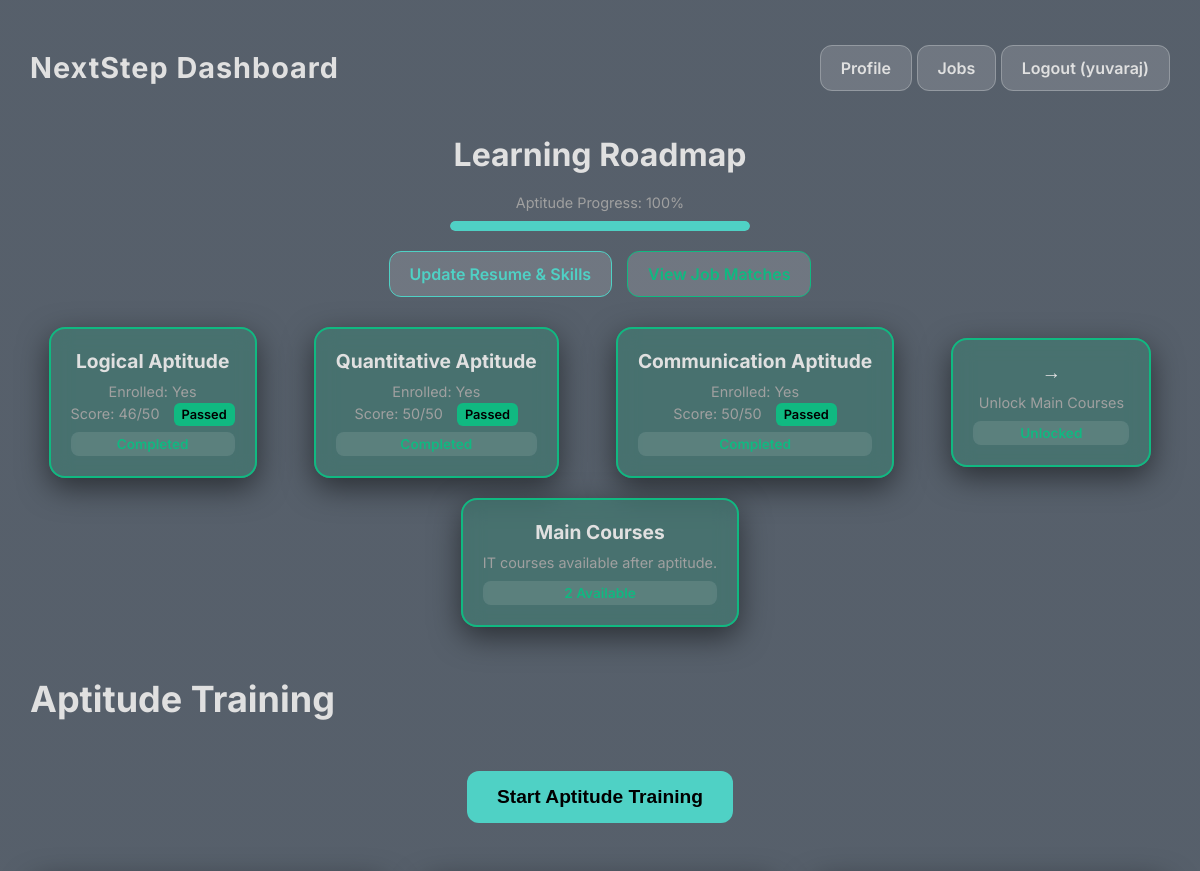
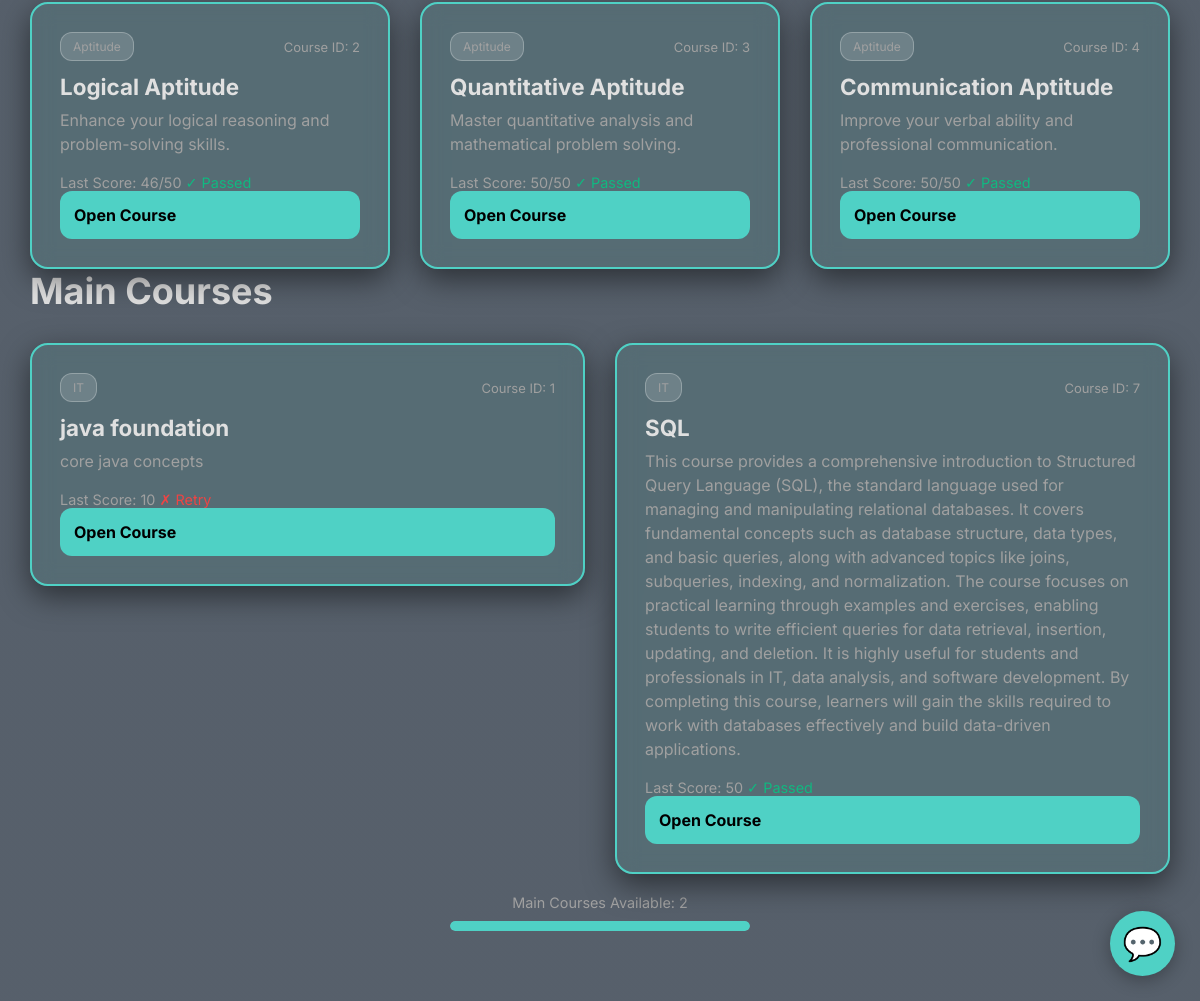
Screenshot of /student (signed in) with the database file from the repository (2 pictures, top to bottom).
### tables this page shows
CREATE TABLE users(
        id integer primary key autoincrement,
        name text,
        email text unique,
        password text,
        education text default '',
        experience text default '',
        skills text default '',
        resume_url text default ''
    , projects TEXT DEFAULT '');

CREATE TABLE enrollments(id integer primary key autoincrement,user_id integer,course_id integer,completed integer default 0, last_page INTEGER DEFAULT 1,unique(user_id,course_id));

CREATE TABLE courses(
        id integer primary key autoincrement,
        title text,
        description text,
        video_url text,
        category text,
        order_index integer default 0
    , pdf_file TEXT DEFAULT '');

### app.py (the view)
@app.route("/student")
def student_index():
    u = current_user()
    if not u:
        return redirect(url_for("index"))
    conn = db()
    all_courses_query = conn.execute("select c.*, e.id as enrolled, e.completed from courses c left join enrollments e on e.course_id=c.id and e.user_id=? order by c.order_index ASC", (u["id"],)).fetchall()
    all_courses = [dict(row) for row in all_courses_query]
    last_marks = {}
    seen_courses = set()
    mark_rows = conn.execute("select course_id, score from marks where user_id=? order by created_at desc", (u["id"],)).fetchall()
    for row in mark_rows:
        cid = row['course_id']
        if cid not in seen_courses:
            last_marks[cid] = row['score']
            seen_courses.add(cid)
    for c in all_courses:
        c['last_score'] = last_marks.get(c['id'])
    aptitude_courses = [c for c in all_courses if c['category'] == 'Aptitude']
    non_aptitude_courses = [c for c in all_courses if c['category'] != 'Aptitude']
    aptitude_details = []
    all_apt_passed = True
    num_apt_enrolled = 0
    for c in aptitude_courses:
        enrolled = c['enrolled'] is not None
        video_done = enrolled and c['completed'] == 1
        score = c['last_score']
        quiz_done = score is not None
        passed = quiz_done and score >= 45
        if not passed:
            all_apt_passed = False
        status_class = 'completed' if passed else 'in-progress' if enrolled else 'locked'
        status_text = 'Completed' if passed else 'In Progress' if enrolled else 'Start Now'
        aptitude_details.append({
            'title': c['title'],
            'status_class': status_class,
            'status_text': status_text,
            'enrolled': enrolled,
            'id': c['id'],
            'course_id': c['id'],
            'score': score
        })
        if enrolled:
            num_apt_enrolled += 1
    aptitude_done = all_apt_passed or is_aptitude_completed(u['id'])  # Fallback to existing function
    aptitude_progress = (num_apt_enrolled / len(aptitude_courses) * 100) if aptitude_courses else 0
    recommended_courses = []
    if aptitude_done:
        jobs = conn.execute("SELECT * FROM jobs").fetchall()
        missing_skills_pool = set()
        for job_row in jobs:
            job = dict(job_row)
            req_skills_str = job['required_skills'] if job.get('required_skills') else ""
            job_desc = job['description'] if 'description' in job.keys() else ""
            match_pct, missing = analyze_profile_match(u, job_desc, req_skills_str)
            if match_pct >= 40:
                missing_skills_pool.update(missing)
        for course in non_aptitude_courses:
            title_desc = (course['title'] + " " + (course['description'] or "")).lower()
            course_teaches_missing = False
            for ms in missing_skills_pool:
                if ms.lower() in title_desc:
                    course_teaches_missing = True
                    break
            if course_teaches_missing:
                recommended_courses.append(course)
    conn.close()
    return render_template("student_index.html", user=u, aptitude_courses=aptitude_courses, non_aptitude_courses=non_aptitude_courses, recommended_courses=recommended_courses, aptitude_done=aptitude_done, aptitude_progress=aptitude_progress, aptitude_details=aptitude_details)

### app.py (called while the page is built)
def db():
    conn = sqlite3.connect(DB_PATH)
    conn.row_factory = sqlite3.Row
    return conn

def current_user():
    if "user_id" in session:
        conn = db()
        u = conn.execute("select * from users where id=?", (session["user_id"],)).fetchone()
        conn.close()
        return u
    return None

### templates/student_index.html (shortened to what this page needs)
<!doctype html>
<html lang="en">
<head>
</head>
<body>
<div class="container">
  <div class="header">
    <div class="brand">NextStep Dashboard</div>
    <div>
      <a class="btn btn-ghost" href="{{ url_for('profile') }}">Profile</a>
      <a class="btn btn-ghost" href="{{ url_for('recommended_jobs') }}">Jobs</a>
      <a class="btn btn-ghost ms-2" href="{{ url_for('logout') }}">Logout ({{ user.name }})</a>
    </div>
  </div>
  <div class="roadmap">
    <h2>Learning Roadmap</h2>
    <div class="aptitude-progress">
      <p class="progress-text">Aptitude Progress: {{ "%.0f"|format(aptitude_progress) }}%</p>
      <div class="progress-bar">
        <div class="progress-fill" style="width: {{ aptitude_progress }}%"></div>
      </div>
    </div>
    <div class="aptitude-progress" style="display: flex; justify-content: center; gap: 15px; margin-bottom: 30px;">
        <a href="{{ url_for('profile') }}" class="btn btn-ghost" style="border-color: var(--accent); color: var(--accent);">Update Resume & Skills</a>
        <a href="{{ url_for('recommended_jobs') }}" class="btn btn-ghost" style="border-color: var(--success); color: var(--success);">View Job Matches</a>
    </div>
    <div class="steps">
      {% for detail in aptitude_details %}
      {% if detail.enrolled %}
      <a href="{{ url_for('course_detail', course_id=detail.id) }}" style="text-decoration: none; color: inherit;">
      {% endif %}
      <div class="step {{ detail.status_class }}" style="{% if detail.enrolled %}cursor: pointer; transition: transform 0.2s;{% endif %}" onmouseover="this.style.transform='scale(1.02)'" onmouseout="this.style.transform='scale(1)'">
        <h3>{{ detail.title }}</h3>
        <p>Enrolled: {{ 'Yes' if detail.enrolled else 'No' }}</p>
        {% if detail.score is not none %}
        <p>Score: {{ detail.score }}/50 <span class="score-badge">{% if detail.score >= 45 %}Passed{% else %}Failed{% endif %}</span></p>
        {% endif %}
        <div class="status">{{ detail.status_text }}</div>
      </div>
      {% if detail.enrolled %}
      </a>
      {% endif %}
      {% endfor %}
      <div class="step {% if aptitude_done %}completed{% else %}locked{% endif %}">
        <h3>→</h3>
        <p>Unlock Main Courses</p>
        <div class="status">{% if aptitude_done %}Unlocked{% else %}Locked{% endif %}</div>
      </div>
      <div class="step {% if aptitude_done %}completed{% else %}locked{% endif %}">
        <h3>Main Courses</h3>
        <p>IT courses available after aptitude.</p>
        <div class="status">{% if aptitude_done %}{{ non_aptitude_courses|length }} Available{% else %}Complete Aptitude First{% endif %}</div>
      </div>
    </div>
  </div>
  <h2>Aptitude Training</h2>
  <div class="grid">
    <div class="aptitude-tab">
      <button onclick="openModal()">Start Aptitude Training</button>
    </div>
    {% for c in aptitude_courses %}
    {% if c.enrolled %}
    <a href="{{ url_for('course_detail', course_id=c.id) }}" style="text-decoration: none; color: inherit; display: block;">
    {% endif %}
    <div class="card {% if c.enrolled %}enrolled-card clickable-card{% endif %} {% if c.completed == 1 and c.last_score is not none and c.last_score >= 45 %}completed-card{% endif %}">
      <div style="display:flex;justify-content:space-between;align-items:center">
        <div><div class="badge">{{ c.category }}</div></div>
        <div style="font-size:13px;color:var(--muted)">Course ID: {{ c.id }}</div>
      </div>
      <h3 class="title">{{ c.title }}</h3>
      <p class="desc">{{ c.description or 'No description provided.' }}</p>
      {% if c.last_score is not none %}
      <p style="color: var(--muted); font-size: 0.9rem;">Last Score: {{ c.last_score }}/50 {% if c.last_score >= 45 %}<span style="color: var(--success);">✓ Passed</span>{% else %}<span style="color: var(--danger);">✗ Retry</span>{% endif %}</p>
      {% endif %}
      {% if c.enrolled %}
        <span class="enroll-btn enrolled" style="display:inline-block;">Open Course</span>
      {% else %}
        <form method="post" action="{{ url_for('enroll', course_id=c.id) }}" style="margin-top:auto">
          <button type="submit" class="enroll-btn">Enroll</button>
        </form>
      {% endif %}
    </div>
    {% if c.enrolled %}
    </a>
    {% endif %}
    {% endfor %}
  </div>
  {% if aptitude_done %}
  <h2>Main Courses</h2>
  <div class="grid">
    {% for c in non_aptitude_courses %}
    {% if c.enrolled %}
    <a href="{{ url_for('course_detail', course_id=c.id) }}" style="text-decoration: none; color: inherit; display: block;">
    {% endif %}
    <div class="card {% if c.enrolled %}enrolled-card{% endif %} {% if c.completed == 1 and c.last_score is not none and c.last_score >= 10 %}completed-card{% endif %}" style="{% if c.enrolled %}cursor: pointer; transition: transform 0.2s;{% endif %}" onmouseover="if({{ 'true' if c.enrolled else 'false' }}) this.style.transform='translateY(-5px)'" onmouseout="if({{ 'true' if c.enrolled else 'false' }}) this.style.transform='translateY(0)'">
      <div style="display:flex;justify-content:space-between;align-items:center">
        <div><div class="badge">{{ c.category }}</div></div>
        <div style="font-size:13px;color:var(--muted)">Course ID: {{ c.id }}</div>
      </div>
      <h3 class="title">{{ c.title }}</h3>
      <p class="desc">{{ c.description or 'No description provided.' }}</p>
      {% if c.last_score is not none %}
      <p style="color: var(--muted); font-size: 0.9rem;">
        Last Score: {{ c.last_score }}
        {% if c.last_score >= 45 %}
        <span style="color: var(--success);">✓ Passed</span>
        {% else %}
        <span style="color: var(--danger);">✗ Retry</span>
        {% endif %}
      </p>
      {% endif %}
      {% if c.enrolled %}
        <span class="enroll-btn enrolled" style="display:inline-block;">Open Course</span>
      {% else %}
        <form method="post" action="{{ url_for('enroll', course_id=c.id) }}" style="margin-top:auto">
          <button type="submit" class="enroll-btn">Enroll</button>
        </form>
      {% endif %}
    </div>
    {% if c.enrolled %}
    </a>
    {% endif %}
    {% endfor %}
  </div>
  {% endif %}
  {% if aptitude_done and non_aptitude_courses %}
  <div class="aptitude-progress" style="margin-top: 20px;">
    <p class="progress-text">Main Courses Available: {{ non_aptitude_courses|length }}</p>
    <div class="progress-bar">
      <div class="progress-fill" style="width: 100%"></div>
    </div>
  </div>
  {% endif %}
</div>
<div id="chatbot-fab">💬</div>
</body>
</html>

### templates/student_index.html (style rules this page uses)
:root { --bg: #0f1c2c; --panel-bg: rgba(20, 30, 50, 0.85); --text: #e0e0e0; --muted: #a0a0a0; --accent: #4fd1c5; --success: #10b981; --warning: #f59e0b; --danger: #ef4444; --hover: rgba(79, 209, 197, 0.1); }
* { box-sizing: border-box; margin: 0; padding: 0; }
body { font-family: 'Inter', system-ui, sans-serif; background: linear-gradient(rgba(15,28,44,0.7), rgba(15,28,44,0.7)), url('/static/student.jpg') center/cover no-repeat fixed; color: var(--text); min-height: 100vh; }
.container { max-width: 1300px; margin: 0 auto; padding: 50px 30px; }
.header { display: flex; justify-content: space-between; align-items: center; margin-bottom: 50px; }
.brand { font-weight: 700; font-size: 1.8rem; color: var(--text); letter-spacing: 1px; }
.btn { padding: 12px 20px; border-radius: 12px; cursor: pointer; font-weight: 600; text-decoration: none; transition: all 0.3s ease; }
.btn-ghost { background: rgba(255,255,255,0.15); border: 1px solid rgba(255,255,255,0.25); color: var(--text); }
h2 { margin-bottom: 30px; font-size: 2.25rem; font-weight: 700; color: var(--text); }
.grid { display: grid; grid-template-columns: repeat(auto-fit, minmax(300px, 1fr)); gap: 30px; }
.card { background: var(--panel-bg); border-radius: 18px; padding: 28px; border: 1px solid rgba(255,255,255,0.15); backdrop-filter: blur(10px); box-shadow: 0 10px 30px rgba(0,0,0,0.5); transition: transform 0.3s ease, box-shadow 0.3s ease; }
.card > * { position: relative; z-index: 1; }
.title { font-weight: 700; margin: 12px 0 8px; font-size: 1.4rem; color: var(--text); }
.desc { color: var(--muted); font-size: 1rem; margin-bottom: 18px; line-height: 1.5; }
.badge { display: inline-block; padding: 6px 12px; border-radius: 12px; background: rgba(255,255,255,0.15); border: 1px solid rgba(255,255,255,0.25); font-size: 12px; color: var(--muted); }
.enroll-btn { width: 100%; padding: 14px; border-radius: 12px; border: 0; font-weight: 700; cursor: pointer; transition: transform 0.3s, box-shadow 0.3s; }
.enrolled { background: var(--accent); color: #000; }
#chatbot-fab { position: fixed; bottom: 25px; right: 25px; background: var(--accent); color: #000; width: 65px; height: 65px; border-radius: 50%; display: flex; align-items: center; justify-content: center; font-size: 32px; cursor: pointer; box-shadow: 0 4px 18px rgba(0,0,0,0.3); z-index: 100; }
.roadmap { margin-bottom: 50px; text-align: center; }
.roadmap h2 { font-size: 2rem; margin-bottom: 20px; color: var(--text); }
.roadmap .steps { display: flex; justify-content: space-around; align-items: center; flex-wrap: wrap; gap: 20px; max-width: 1200px; margin: 0 auto; }
.step { background: var(--panel-bg); padding: 20px; border-radius: 16px; border: 1px solid rgba(255,255,255,0.15); backdrop-filter: blur(10px); transition: transform 0.3s; min-width: 200px; box-shadow: 0 10px 30px rgba(0,0,0,0.5); text-align: center; }
.step.completed { background: rgba(16, 185, 129, 0.2); border: 2px solid var(--success); }
.step h3 { color: var(--text); margin-bottom: 10px; font-size: 1.2rem; }
.step p { color: var(--muted); font-size: 0.9rem; margin-bottom: 5px; }
.step .status { font-weight: 600; font-size: 0.85rem; margin-top: 10px; padding: 4px 8px; border-radius: 8px; background: rgba(255,255,255,0.1); }
.step.completed .status { color: var(--success); }
.aptitude-progress { margin: 20px 0; text-align: center; }
.progress-bar { width: 100%; max-width: 300px; height: 10px; background: rgba(255,255,255,0.1); border-radius: 5px; overflow: hidden; margin: 10px auto; }
.progress-fill { height: 100%; background: var(--accent); transition: width 0.3s ease; border-radius: 5px; }
.progress-text { color: var(--muted); font-size: 0.9rem; }
.aptitude-tab { grid-column: 1 / -1; text-align: center; margin: 20px 0; }
.aptitude-tab button { padding: 15px 30px; font-size: 1.2rem; background: var(--accent); color: #000; border: none; border-radius: 12px; cursor: pointer; font-weight: 600; transition: transform 0.3s, box-shadow 0.3s; }
.enrolled-card { border: 2px solid var(--accent); }
.completed-card { background: rgba(79, 209, 197, 0.1); border: 2px solid var(--accent); }
.clickable-card { cursor: pointer; transition: transform 0.2s, box-shadow 0.2s; }
.score-badge { background: var(--success); color: #000; padding: 4px 8px; border-radius: 6px; font-size: 0.8rem; font-weight: 600; margin-left: 10px; }

### rows the page displays
users: name "yuvaraj"
enrollments: title "Logical Aptitude", enrolled "Yes", score "46", category "Aptitude", id "2", description "Enhance your logical reasoning and problem-solving skills.", last_score "46", shows "Open Course"
enrollments: title "Quantitative Aptitude", enrolled "Yes", score "50", category "Aptitude", id "3", description "Master quantitative analysis and mathematical problem solving.", last_score "50", shows "Open Course"
enrollments: title "Communication Aptitude", enrolled "Yes", score "50", category "Aptitude", id "4", description "Improve your verbal ability and professional communication.", last_score "50", shows "Open Course"
enrollments: category "IT", id "1", title "java foundation", description "core java concepts", last_score "10", shows "✗ Retry", shows "Open Course"
enrollments: category "IT", id "7", title "SQL", description "This course provides a comprehensive introduction to Structured Query Language (SQL), the standard language used for managing and manipulating relational databases. It covers fundamental concepts such as database structure, data types, and basic queries, along with advanced topics like joins, subqueries, indexing, and normalization. The course focuses on practical learning through examples and exercises, enabling students to write efficient queries for data retrieval, insertion, updating, and deletion. It is highly useful for students and professionals in IT, data analysis, and software development. By completing this course, learners will gain the skills required to work with databases…", last_score "50", shows "✓ Passed", shows "Open Course"

### other values shown
{{ "%.0f"|format(aptitude_progress) }} "100"
{{ non_aptitude_courses|length }} "2"
